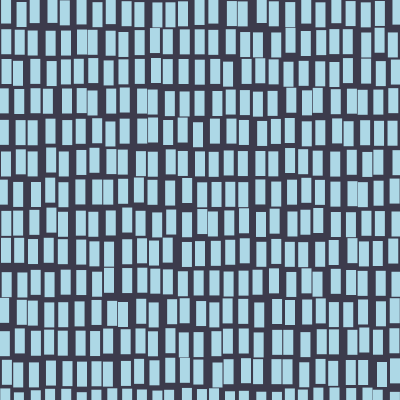
Frame 1 (no input)
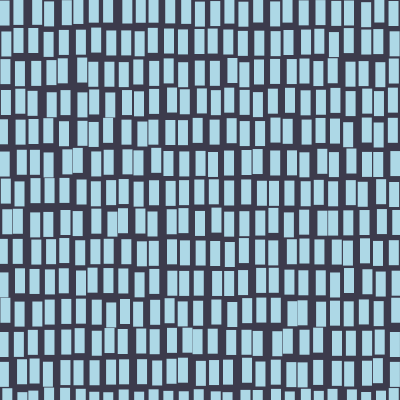
Frame 2 (the mouse pressed at the canvas centre, redrawn once)

The p5.js sketch that drew these frames (run headless with seeded random() and noise() and a simulated clock; the mouse was pressed at the canvas centre and the sketch redrawn once):

// p5.js sketch
// ── sketch.js
//riproduzione opera (usa Ps per codice colori)

function setup() {
  noLoop(); //in modo che non si muova ogni secondo (a causa della funzione draw accoppiata con random)
  createCanvas(400, 400);
}

function draw() {
  background("#3c3b4c");
  fill("lightblue");
  noStroke();

  //ricalcolo le colonne in base a qualsisi valore io metta in altezza e vGutter --> non cambia il modo in cui disegno 
  let altezza= 25; 
  let vGutter = 5;
  
  //quante colonne e righe ci sono nel mio foglio
  let columns = windowWidth/(10+5); //larghezza quadratini diviso spazio che voglio lasciare tra loro 
  let rows = windowHeight/(altezza+vGutter); 

  //prima fila di quadrati 
  for(let i = 0; i<columns; i++){

    for(let r=0; r<rows; r++){
      //facciamo che i quadratini si possono spostare e toccare ma mai sovrapporre 
      //rect (x,y,w,h) --> alla x abbiamo detto di aggiungere 15 ogni volta 
      // dobbiamo dirgli di spostarsi di 15 ma di aggiungere poi un valore random tra -2.5 e +2.5
      let xPos=i*15 + random (-2.5, 2.5);
      
      let yPos=r*(altezza+vGutter) + random (-2.5, 2.5);
      rect(xPos,yPos,10,altezza);
    }
  }

  
  
  }

  
